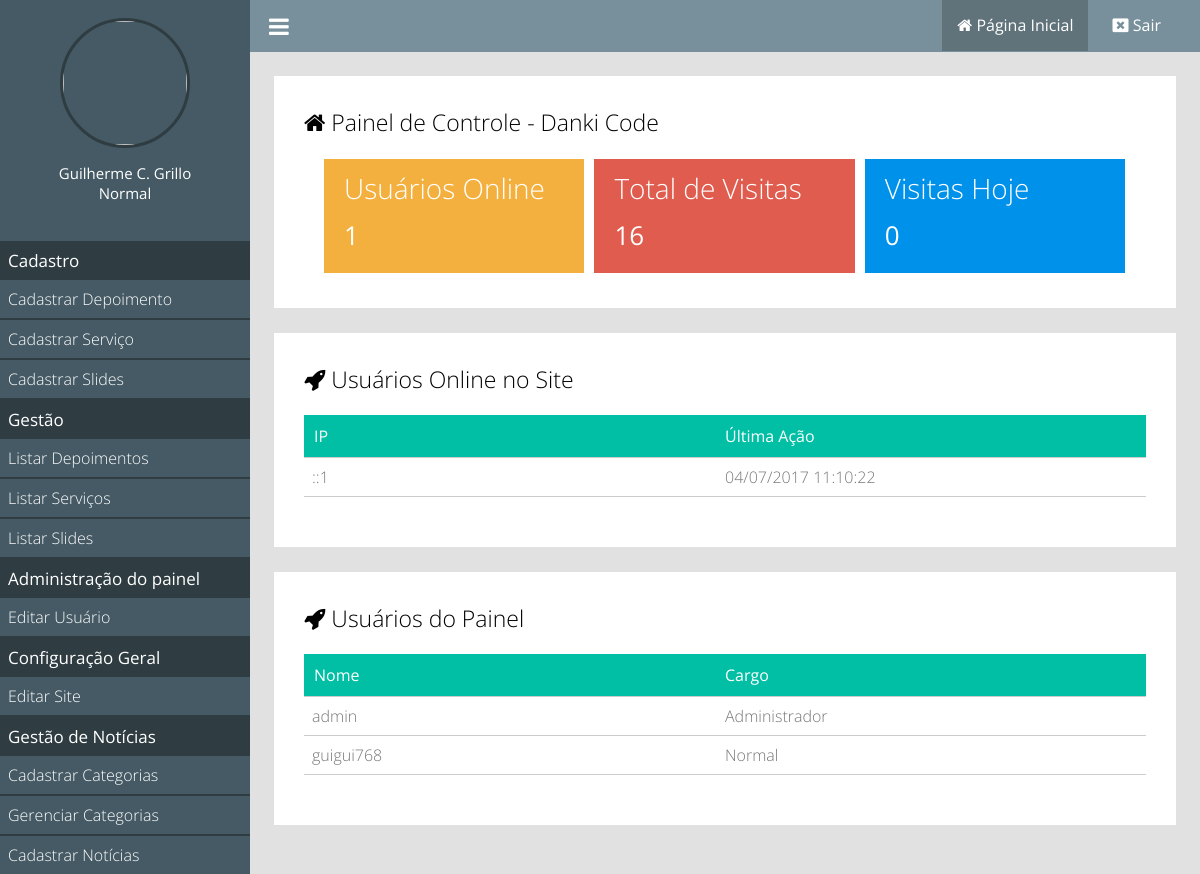
Page /painel/ (signed in) on the committed database.
### classes/MySql.php (called while the page is built)
<?php
	class MySql{
		private static $pdo;
		public static function conectar(){
			if(self::$pdo == null){
				try{
				self::$pdo = new PDO('mysql:host='.HOST.';dbname='.DATABASE,USER,PASSWORD,array(PDO::MYSQL_ATTR_INIT_COMMAND => "SET NAMES utf8"));
				self::$pdo->setAttribute(PDO::ATTR_ERRMODE,PDO::ERRMODE_EXCEPTION);
				}catch(Exception $e){
					echo '<h2>Erro ao conectar</h2>';
				}
			}
			return self::$pdo;
		}
	}
?>

### painel/pages/home.php (the view, shortened to what this page needs)
<?php
	$usuariosOnline = Painel::listarUsuariosOnline();
	$pegarVisitasTotais = MySql::conectar()->prepare("SELECT * FROM `tb_admin.visitas`");
	$pegarVisitasTotais->execute();
	$pegarVisitasTotais = $pegarVisitasTotais->rowCount();
	$pegarVisitasHoje = MySql::conectar()->prepare("SELECT * FROM `tb_admin.visitas` WHERE dia = ?");
	$pegarVisitasHoje->execute(array(date('Y-m-d')));
	$pegarVisitasHoje = $pegarVisitasHoje->rowCount();
?>
<div class="box-content w100">
		<h2><i class="fa fa-home"></i> Painel de Controle - <?php echo NOME_EMPRESA ?></h2>
		<div class="box-metricas">
			<div class="box-metrica-single">
				<div class="box-metrica-wraper">
					<h2>Usuários Online</h2>
					<p><?php echo count($usuariosOnline); ?></p>
				</div>
			</div>
			<div class="box-metrica-single">
				<div class="box-metrica-wraper">
					<h2>Total de Visitas</h2>
					<p><?php echo $pegarVisitasTotais; ?></p>
				</div>
			</div>
			<div class="box-metrica-single">
				<div class="box-metrica-wraper">
					<h2>Visitas Hoje</h2>
					<p><?php echo $pegarVisitasHoje; ?></p>
				</div>
			</div>
		</div>
</div>
<div class="box-content w100 left">
<h2><i class="fa fa-rocket" aria-hidden="true"></i> Usuários Online no Site</h2>
	<div class="table-responsive">
		<div class="row">
			<div class="col">
				<span>IP</span>
			</div>
			<div class="col">
				<span>Última Ação</span>
			</div>
		</div>
		<?php
			foreach ($usuariosOnline as $key => $value) {
		?>
		<div class="row">
			<div class="col">
				<span><?php echo $value['ip'] ?></span>
			</div>
			<div class="col">
				<span><?php echo date('d/m/Y H:i:s',strtotime($value['ultima_acao'])) ?></span>
			</div>
		</div>
		<?php } ?>
	</div>
</div>
<div class="box-content w100 right">
<h2><i class="fa fa-rocket" aria-hidden="true"></i> Usuários do Painel</h2>
	<div class="table-responsive">
		<div class="row">
			<div class="col">
				<span>Nome</span>
			</div>
			<div class="col">
				<span>Cargo</span>
			</div>
		</div>
		<?php
			$usuariosPainel = MySql::conectar()->prepare("SELECT * FROM `tb_admin.usuarios`");
			$usuariosPainel->execute();
			$usuariosPainel = $usuariosPainel->fetchAll();
			foreach ($usuariosPainel as $key => $value) {
		?>
		<div class="row">
			<div class="col">
				<span><?php echo $value['user'] ?></span>
			</div>
			<div class="col">
				<span><?php echo pegaCargo($value['cargo']); ?></span>
			</div>
		</div>
		<?php } ?>
	</div>
</div>

### painel/css/style.css (style rules this page uses)
* { margin: 0; padding: 0; box-sizing: border-box; font-family: "Open Sans"; }
html,body { height: 100%; background: rgb(225,225,225); }
body { overflow-x: hidden; }
.w100 { width: 100%; }
.left { float: left; }
.right { float: right; }
.box-content { background: white; padding: 30px; margin-bottom: 25px; }
.box-content h2 { font-weight: 300; font-size: 23px; }
.box-metricas { margin-top:16px; padding:0 15px; }
.box-metrica-single { float: left; position: relative; width: 33.3%; background: #F4B03E; border: 5px solid white; }
.box-metricas .box-metrica-single:nth-of-type(2) { background: #E05C4E; }
.box-metricas .box-metrica-single:nth-of-type(3) { background: #0091ea; }
.box-metrica-wraper { padding: 10px 20px; text-align: left; color: white; }
.box-metrica-wraper h2 { font-size: 28px; }
.box-metrica-wraper p { padding: 10px 0; font-size: 26px; }
.table-responsive { margin:20px auto; font-weight: 300; }
.table-responsive .row:nth-of-type(1) { font-weight: normal; background: #00bfa5; padding: 10px; color: white; }
.table-responsive .row { color: #777; padding: 8px; border-bottom: 1px solid #ccc; }
.col { float: left; width: 50%; }

### rows in the picture
tb_admin.online: ip "::1", ultima_acao "04/07/2017 11:10:22"
tb_admin.usuarios: user "admin", cargo "Administrador"
tb_admin.usuarios: user "guigui768", cargo "Normal"

### other values in the picture
$_SESSION['nome'] "Guilherme C. Grillo"
pegaCargo($_SESSION['cargo']) "Normal"
NOME_EMPRESA "Danki Code"
count($usuariosOnline) "1"
$pegarVisitasTotais "16"
$pegarVisitasHoje "0"
